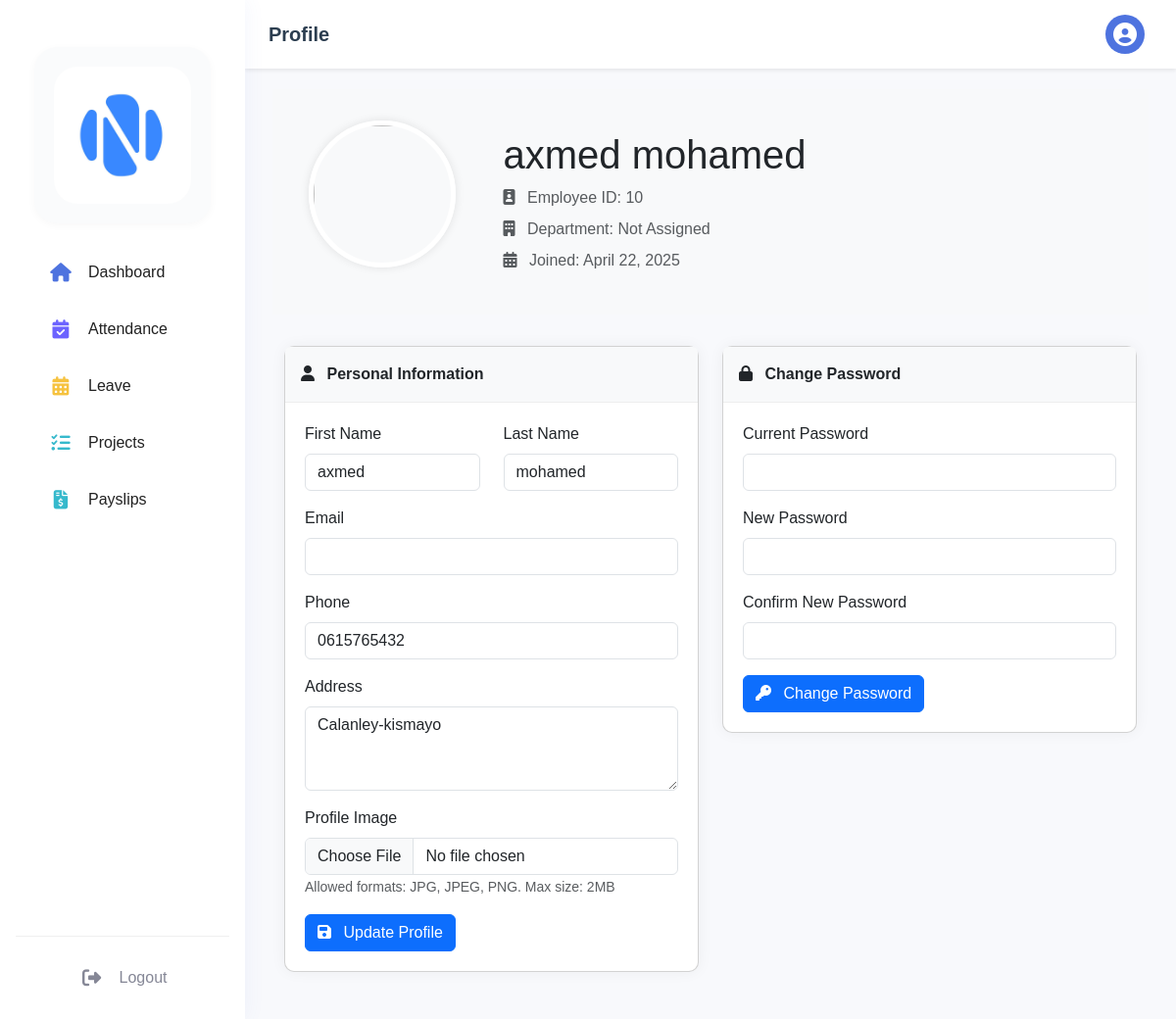
/dashboard/employee/profile.php (signed in), run on the app's committed database.
### tables this page shows
CREATE TABLE `employees` (
  `emp_id` int(11) NOT NULL,
  `user_id` int(11) DEFAULT NULL,
  `first_name` varchar(50) NOT NULL,
  `last_name` varchar(50) NOT NULL,
  `dept_id` int(11) DEFAULT NULL,
  `position` varchar(100) DEFAULT NULL,
  `hire_date` date DEFAULT NULL,
  `basic_salary` decimal(10,2) DEFAULT 0.00,
  `salary` decimal(10,2) DEFAULT NULL,
  `phone` varchar(20) DEFAULT NULL,
  `address` text DEFAULT NULL,
  `profile_image` varchar(255) DEFAULT NULL,
  `gender` enum('male','female') NOT NULL DEFAULT 'male'
);

### dashboard/employee/profile.php (the view, shortened to what this page needs)
<?php
require_once '../../config/database.php';
?>
<!DOCTYPE html>
<html lang="en">
<head>
    <link href="https://cdn.jsdelivr.net/npm/bootstrap@5.3.2/dist/css/bootstrap.min.css" rel="stylesheet">
    <link rel="stylesheet" href="https://cdnjs.cloudflare.com/ajax/libs/font-awesome/6.4.0/css/all.min.css">
    <link rel="stylesheet" href="../../assets/css/dashboard.css">
</head>
<body>
    <div class="wrapper">
        <?php include 'includes/sidebar.php'; ?>
        <div class="main-content">
            <?php include 'includes/topbar.php'; ?>
            <div class="container-fluid">
                <div class="profile-header">
                    <div class="container">
                        <div class="row align-items-center">
                            <div class="col-md-3 text-center">
                                <?php
                                $profile_image_path = !empty($employee['profile_image'])
                                    ? '../../uploads/profile_photos/' . htmlspecialchars($employee['profile_image'])
                                    : '../../assets/images/default-profile.png';
                                ?>
                                <img src="<?php echo $profile_image_path; ?>"
                                     class="profile-image mb-3"
                                     onerror="this.src='../../assets/images/default-profile.png';">
                            </div>
                            <div class="col-md-9">
                                <h1 class="mb-2"><?php echo htmlspecialchars($employee['first_name'] . ' ' . $employee['last_name']); ?></h1>
                                <p class="text-muted mb-2">
                                    <i class="fas fa-id-badge me-2"></i> Employee ID: <?php echo htmlspecialchars($employee['emp_id']); ?>
                                </p>
                                <p class="text-muted mb-2">
                                    <i class="fas fa-building me-2"></i> Department: <?php echo htmlspecialchars($employee['dept_name'] ?? 'Not Assigned'); ?>
                                </p>
                                <p class="text-muted mb-0">
                                    <i class="fas fa-calendar-alt me-2"></i> Joined: <?php echo date('F d, Y', strtotime($employee['hire_date'])); ?>
                                </p>
                            </div>
                        </div>
                    </div>
                </div>
                <div class="container">
                    <div class="row">
                        <div class="col-lg-6">
                            <div class="card profile-card">
                                <div class="card-header">
                                    <i class="fas fa-user me-2"></i> Personal Information
                                </div>
                                <div class="card-body">
                                    <form method="POST" action="" enctype="multipart/form-data">
                                        <div class="row mb-3">
                                            <div class="col-md-6">
                                                <label for="first_name" class="form-label">First Name</label>
                                                <input type="text" class="form-control" id="first_name" name="first_name" value="<?php echo htmlspecialchars($employee['first_name']); ?>" required>
                                            </div>
                                            <div class="col-md-6">
                                                <label for="last_name" class="form-label">Last Name</label>
                                                <input type="text" class="form-control" id="last_name" name="last_name" value="<?php echo htmlspecialchars($employee['last_name']); ?>" required>
                                            </div>
                                        </div>
                                        <div class="mb-3">
                                            <label for="email" class="form-label">Email</label>
                                            <input type="email" class="form-control" id="email" name="email"
                                                value="<?php echo htmlspecialchars($employee['email'] ?? ''); ?>" required>
                                        </div>
                                        <div class="mb-3">
                                            <label for="phone" class="form-label">Phone</label>
                                            <input type="text" class="form-control" id="phone" name="phone"
                                                value="<?php echo isset($employee['phone']) ? htmlspecialchars($employee['phone']) : ''; ?>">
                                        </div>
                                        <div class="mb-3">
                                            <label for="address" class="form-label">Address</label>
                                            <textarea class="form-control" id="address" name="address" rows="3"><?php echo htmlspecialchars($employee['address'] ?? ''); ?></textarea>
                                        </div>
                                        <div class="mb-3">
                                            <label for="profile_image" class="form-label">Profile Image</label>
                                            <input type="file" class="form-control" id="profile_image" name="profile_image" accept="image/jpeg,image/png">
                                            <small class="text-muted">Allowed formats: JPG, JPEG, PNG. Max size: 2MB</small>
                                        </div>
                                        <button type="submit" name="update_profile" class="btn btn-primary">
                                            <i class="fas fa-save me-2"></i> Update Profile
                                        </button>
                                    </form>
                                </div>
                            </div>
                        </div>
                        <div class="col-lg-6">
                            <div class="card profile-card">
                                <div class="card-header">
                                    <i class="fas fa-lock me-2"></i> Change Password
                                </div>
                                <div class="card-body">
                                    <form method="POST" action="">
                                        <div class="mb-3">
                                            <label for="current_password" class="form-label">Current Password</label>
                                            <input type="password" class="form-control" id="current_password" name="current_password" required>
                                        </div>
                                        <div class="mb-3">
                                            <label for="new_password" class="form-label">New Password</label>
                                            <input type="password" class="form-control" id="new_password" name="new_password" required>
                                        </div>
                                        <div class="mb-3">
                                            <label for="confirm_password" class="form-label">Confirm New Password</label>
                                            <input type="password" class="form-control" id="confirm_password" name="confirm_password" required>
                                        </div>
                                        <button type="submit" name="change_password" class="btn btn-primary">
                                            <i class="fas fa-key me-2"></i> Change Password
                                        </button>
                                    </form>
                                </div>
                            </div>
                        </div>
                    </div>
                </div>
            </div>
        </div>
    </div>
</body>
</html>

### assets/css/dashboard.css (style rules this page uses)
:root { --sidebar-width: 250px; --sidebar-collapsed-width: 70px; --topbar-height: 60px; --primary-color: #4e73df; --secondary-color: #858796; --success-color: #1cc88a; --info-color: #36b9cc; --warning-color: #f6c23e; --danger-color: #e74a3b; }
body { font-family: 'Nunito', sans-serif; background-color: #f8f9fc; }
.main-content { margin-left: 250px; padding: 1rem; padding-top: 75px; transition: all 0.3s ease; min-height: 100vh; }
.card-header { background-color: white; border-bottom: 1px solid #e3e6f0; padding: 1rem; }
.card-body { padding: 1.25rem; }
.container-fluid { padding-top: 1rem; }
.card { margin-bottom: 1rem; }

### dashboard/employee/profile.php (style rules this page uses)
.profile-header { background-color: #f8f9fa; padding: 2rem 0; margin-bottom: 2rem; }
.profile-image { width: 150px; height: 150px; object-fit: cover; border-radius: 50%; border: 5px solid #fff; box-shadow: 0 0 10px rgba(0,0,0,0.1); }
.profile-card { border-radius: 10px; box-shadow: 0 0 15px rgba(0,0,0,0.05); margin-bottom: 2rem; }
.profile-card .card-header { background-color: #f8f9fa; border-bottom: 1px solid #eee; font-weight: 600; }

### data on the page
employees: first_name+last_name "axmed mohamed", emp_id "10", hire_date "April 22, 2025", first_name "axmed", last_name "mohamed", phone "0615765432", address "Calanley-kismayo"

### other printed values
$current_page "Profile"
$employee['dept_name'] "Not Assigned"
